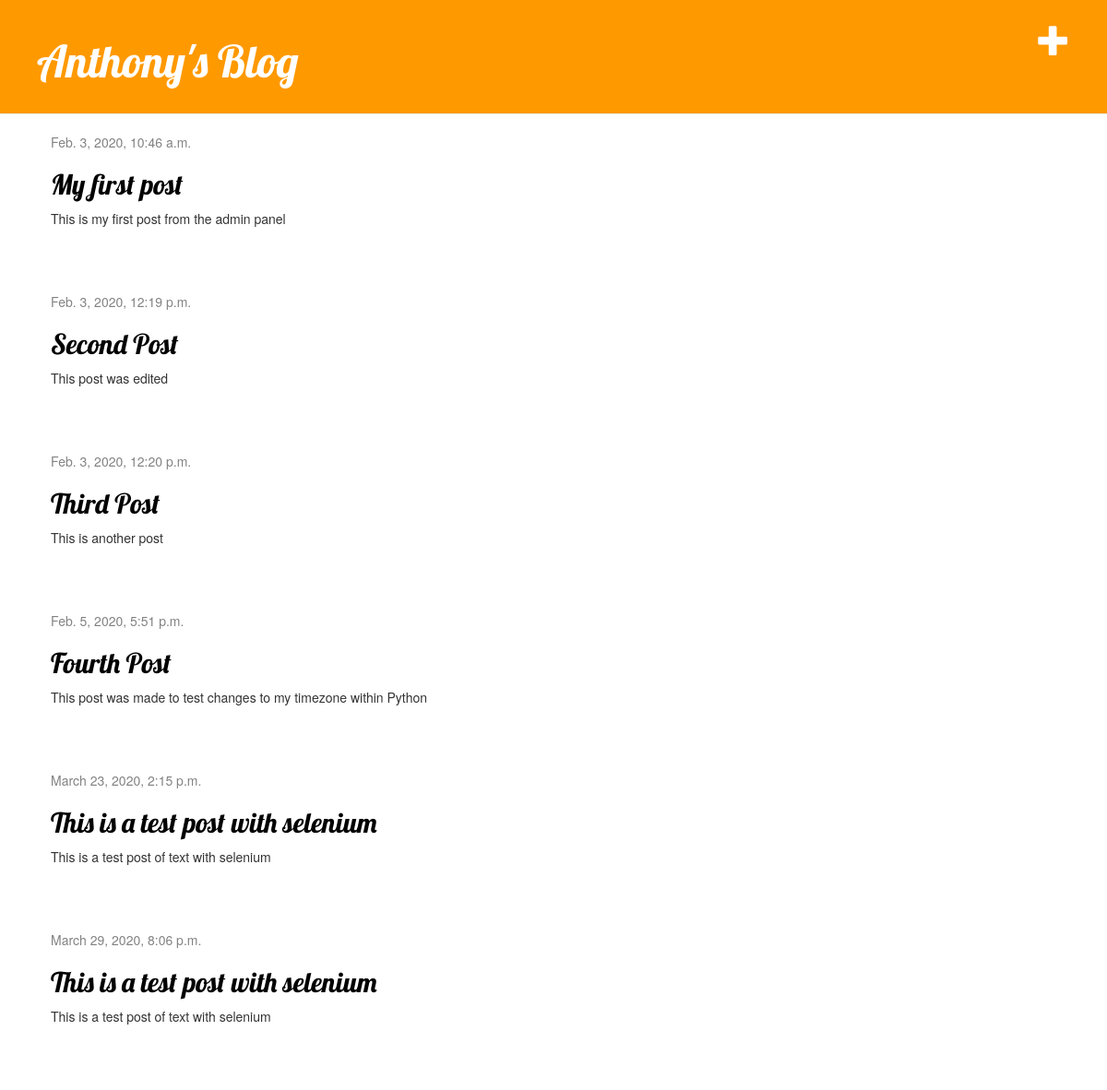
The app's page / (signed in) with its own data.
### blog/models.py (models this page shows, shortened)
class Post(models.Model):
    author = models.ForeignKey(settings.AUTH_USER_MODEL, on_delete=models.CASCADE)
    title = models.CharField(max_length=200)
    text = models.TextField()
    created_date = models.DateTimeField(default=timezone.now)
    published_date = models.DateTimeField(blank=True, null=True)

### blog/views.py (the view)
# urls.py: path('', views.post_list, name='post_list'),
def post_list(request):
    posts = Post.objects.filter(published_date__lte=timezone.now()).order_by('published_date')
    return render(request, 'blog/post_list.html', {'posts': posts})

### blog/templates/blog/post_list.html
{% extends 'blog/base.html' %}
{% block content %}
    {% for post in posts %}
        <div class="post">
            <div class="date">
                {{ post.published_date }}
            </div>
            <h2><a href="{% url 'post_detail' pk=post.pk %}">{{ post.title }}</a></h2>
            <p>{{ post.text|linebreaksbr }}</p>
        </div>
    {% endfor %}
{% endblock %}

### blog/templates/blog/base.html (shortened to what this page needs)
<!DOCTYPE html>
{% load static %}
<html>
    <head>
        {% load static %}
        <link rel="stylesheet" href="//maxcdn.bootstrapcdn.com/bootstrap/3.2.0/css/bootstrap.min.css">
        <link rel="stylesheet" href="//maxcdn.bootstrapcdn.com/bootstrap/3.2.0/css/bootstrap-theme.min.css">
        <link rel="stylesheet" href="{% static 'css/blog.css' %}">
    </head>
   <body>
    <div class="page-header">
        {% if user.is_authenticated %}
            <a href="{% url 'post_new' %}" class="top-menu"><span class="glyphicon glyphicon-plus"></span></a>
        {% endif %}
        <h1><a href="/">Anthony's Blog</a></h1>
    </div>
    <div class="content container">
        <div class="row">
            <div class="col-md-8">
            {% block content %}
            {% endblock %}
            </div>
        </div>
    </div>
</body>
</html>

### blog/static/css/blog.css (style rules this page uses)
.page-header { background-color: #ff9900; margin-top: 0; padding: 20px 20px 20px 40px; }
.page-header h1, .page-header h1 a, .page-header h1 a:visited, .page-header h1 a:active { color: #ffffff; font-size: 36pt; text-decoration: none; }
.content { margin-left: 40px; }
h1, h2, h3, h4 { font-family: 'Lobster', cursive; }
.date { color: #828282; }
.top-menu, .top-menu:hover, .top-menu:visited { color: #ffffff; float: right; font-size: 26pt; margin-right: 20px; }
.post { margin-bottom: 70px; }
.post h2 a, .post h2 a:visited { color: #000000; }

### records on screen
Post: published_date "Feb. 3, 2020, 10:46 a.m.", title "My first post", text "This is my first post from the admin panel"
Post: published_date "Feb. 3, 2020, 12:19 p.m.", title "Second Post", text "This post was edited"
Post: published_date "Feb. 3, 2020, 12:20 p.m.", title "Third Post", text "This is another post"
Post: published_date "Feb. 5, 2020, 5:51 p.m.", title "Fourth Post", text "This post was made to test changes to my timezone within Python"
Post: published_date "March 23, 2020, 2:15 p.m.", title "This is a test post with selenium", text "This is a test post of text with selenium"
Post: published_date "March 29, 2020, 8:06 p.m.", title "This is a test post with selenium", text "This is a test post of text with selenium"
